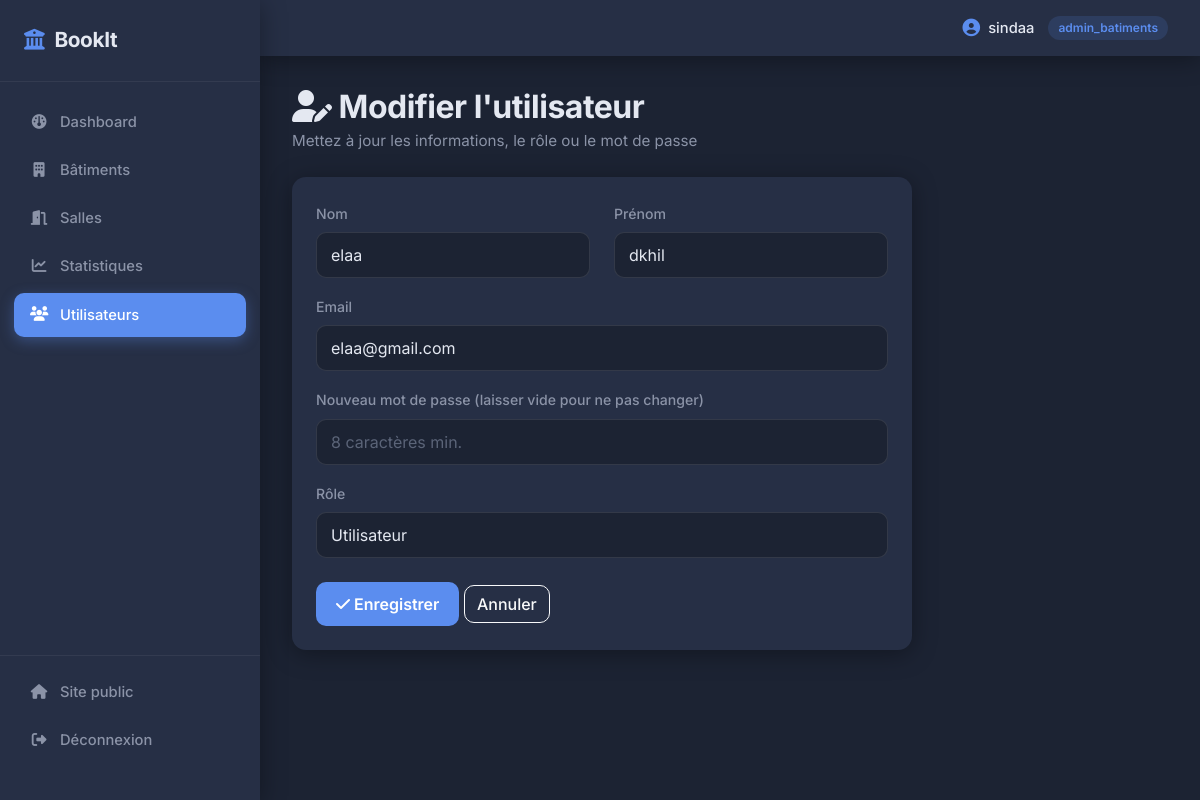
Screenshot of /public/index.php?controller=utilisateur&action=edit&id=1 (signed in) with the database file from the repository.
### tables this page shows
CREATE TABLE `utilisateurs` (
  `id` int(11) NOT NULL,
  `nom` varchar(100) NOT NULL,
  `prenom` varchar(100) NOT NULL,
  `email` varchar(150) NOT NULL,
  `password` varchar(255) NOT NULL,
  `role` enum('admin_batiments','gestionnaire','utilisateur') NOT NULL DEFAULT 'utilisateur',
  `created_at` timestamp NOT NULL DEFAULT current_timestamp()
);

### app/controllers/UtilisateurController.php (called while the page is built, shortened)
<?php
require_once __DIR__ . '/../models/Utilisateur.php';
class UtilisateurController
{
    private Utilisateur $utilisateurModel;
    public function __construct()
    {
        $this->utilisateurModel = new Utilisateur();
    }
    public function edit(): void
    {
        $id = (int)($_GET['id'] ?? 0);
        $utilisateur = $this->utilisateurModel->getById($id);
        require __DIR__ . '/../views/backend/utilisateurs/edit.php';
    }
}

### public/index.php (called while the page is built, shortened)
<?php
$action = $_GET['action'] ?? 'index';
$controller = new $controllerClass();
$controller->$action();

### app/models/Model.php (called while the page is built, shortened)
<?php
require_once __DIR__ . '/../../config/db.php';
abstract class Model
{
    public function __construct()
    {
        $db = new Database();
        $this->pdo = $db->connect();
    }
}

### config/db.php (called while the page is built)
<?php
class Database
{
    private string $host = 'localhost';
    private string $dbname = 'reservation_salles';
    private string $username = 'root';
    private string $password = '';
    private ?PDO $connection = null;
    public function connect(): PDO
    {
        if ($this->connection === null) {
            try {
                $dsn = "mysql:host={$this->host};dbname={$this->dbname};charset=utf8mb4";
                $this->connection = new PDO($dsn, $this->username, $this->password);
                $this->connection->setAttribute(PDO::ATTR_ERRMODE, PDO::ERRMODE_EXCEPTION);
                $this->connection->setAttribute(PDO::ATTR_DEFAULT_FETCH_MODE, PDO::FETCH_ASSOC);
            } catch (PDOException $e) {
                die("Erreur de connexion à la base de données : " . $e->getMessage());
            }
        }
        return $this->connection;
    }
}

### app/models/Utilisateur.php (called while the page is built, shortened)
<?php
require_once __DIR__ . '/Model.php';
class Utilisateur extends Model
{
    public function getById(int $id): array|false
    {
        $stmt = $this->pdo->prepare("SELECT * FROM utilisateurs WHERE id = :id");
        $stmt->execute(['id' => $id]);
        return $stmt->fetch();
    }
}

### app/views/backend/utilisateurs/edit.php (the view, shortened to what this page needs)
<?php require __DIR__ . '/../layout_header.php'; ?>
<div class="mb-4">
    <h2 class="page-title"><i class="fa-solid fa-user-pen"></i> Modifier l'utilisateur</h2>
    <p class="page-subtitle">Mettez à jour les informations, le rôle ou le mot de passe</p>
</div>
<div class="card" style="max-width: 620px;">
    <div class="card-body p-4">
        <form id="formUtilisateurEdit" action="index.php?controller=utilisateur&action=processEdit" method="POST" novalidate>
            <div class="row">
                <div class="col-md-6 mb-3">
                    <label class="form-label">Nom</label>
                    <input type="text" name="nom" id="nomInput" class="form-control" value="<?= htmlspecialchars($utilisateur['nom']) ?>">
                </div>
                <div class="col-md-6 mb-3">
                    <label class="form-label">Prénom</label>
                    <input type="text" name="prenom" id="prenomInput" class="form-control" value="<?= htmlspecialchars($utilisateur['prenom']) ?>">
                </div>
            </div>
            <div class="mb-3">
                <label class="form-label">Email</label>
                <input type="text" name="email" id="emailInput" class="form-control" value="<?= htmlspecialchars($utilisateur['email']) ?>">
            </div>
            <div class="mb-3">
                <label class="form-label">Nouveau mot de passe (laisser vide pour ne pas changer)</label>
                <input type="password" name="password" id="passwordInput" class="form-control" placeholder="8 caractères min.">
            </div>
            <div class="mb-4">
                <label class="form-label">Rôle</label>
                <select name="role" id="roleInput" class="form-select">
                    <option value="utilisateur" <?= $utilisateur['role'] === 'utilisateur' ? 'selected' : '' ?>>Utilisateur</option>
                </select>
            </div>
            <button type="submit" class="btn btn-primary"><i class="fa-solid fa-check"></i> Enregistrer</button>
            <a href="index.php?controller=utilisateur&action=index" class="btn btn-outline-light">Annuler</a>
        </form>
    </div>
</div>
<?php require __DIR__ . '/../layout_footer.php'; ?>

### public/css/backend.css (style rules this page uses)
:root { --slate: #1c2333; --slate-light: #262f45; --slate-lighter: #313c56; --accent: #5b8def; --accent-soft: #3d5a99; --text: #e4e8f1; --muted: #8b93a7; --radius: 14px; --shadow: 0 4px 24px rgba(0, 0, 0, 0.35); }
* { box-sizing: border-box; }
body { font-family: 'Inter', sans-serif; background: var(--slate); color: var(--text); min-height: 100vh; }
.page-title { font-weight: 700; letter-spacing: -0.5px; color: var(--text); margin-bottom: 4px; }
.page-subtitle { color: var(--muted); font-size: 0.95rem; }
.card { background: var(--slate-light); border: none; border-radius: var(--radius); box-shadow: var(--shadow); color: var(--text); }
.form-label { font-weight: 500; color: var(--muted); font-size: 0.88rem; }
.form-control, .form-select { background: var(--slate); border: 1.5px solid rgba(255, 255, 255, 0.1); color: var(--text); border-radius: 10px; padding: 10px 14px; }
.form-control::placeholder { color: #5b6478; }
.btn-primary { background: var(--accent); border: none; border-radius: 10px; padding: 10px 20px; font-weight: 600; transition: background 0.2s ease, transform 0.15s ease; }
.btn-outline-light { border-radius: 10px; font-weight: 500; }
a { color: var(--accent); text-decoration: none; font-weight: 500; }

### rows the page displays
utilisateurs: nom "elaa", prenom "dkhil", email "elaa@gmail.com", role "Utilisateur"

### other values shown
$_SESSION['user_nom'] "sindaa"
$_SESSION['user_role'] "admin_batiments"
